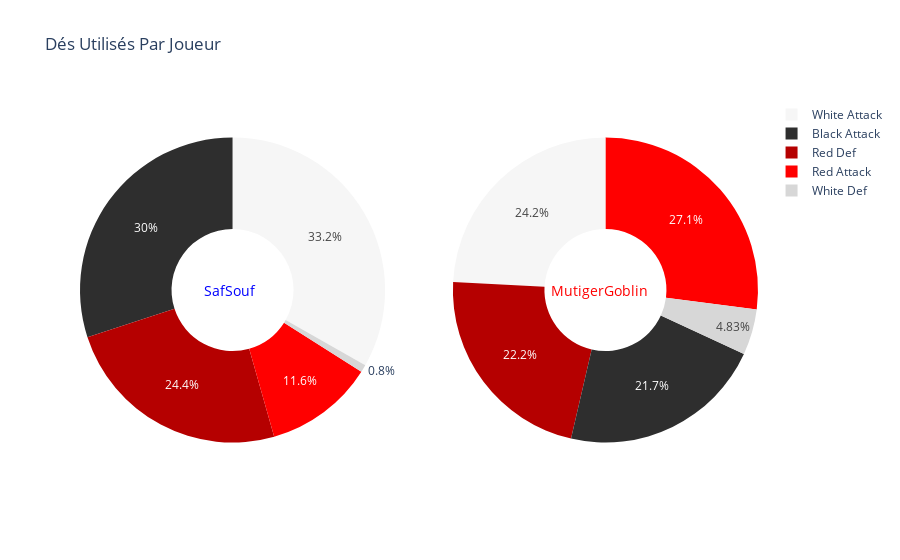

The notebook cell saved with this chart:
### Code cell
labelsFirtPie = ["Red Attack","Black Attack","White Attack","Red Def","White Def"]
labelsSecondPie = ["Red Attack","Black Attack","White Attack","Red Def","White Def"]
valueFirstPie = [numberDiceBlueRedAttLaunched,numberDiceBlueBlackAttLaunched,numberDiceBlueWhiteAttLaunched,numberDiceBlueRedDefLaunched,numberDiceBlueWhiteDefLaunched]
valueSecondPie = [numberDiceRedRedAttLaunched,numberDiceRedBlackAttLaunched,numberDiceRedWhiteAttLaunched,numberDiceRedRedDefLaunched,numberDiceRedWhiteDefLaunched]
color = ["#FF0000","2E2E2E","F6F6F6","B50000","D7D7D7"]

pie_chart(labelsFirtPie,labelsSecondPie,valueFirstPie,valueSecondPie,color,color, title = "Dés Utilisés Par Joueur",colorFirstPieText="blue",colorSecondPieText="red")

### Figure 1 — Plotly figure (JSON) as saved in the notebook; plotly's stock layout.template omitted (floating-point values rounded to 4 significant figures)
{"data": [{"domain": {"x": [0, 0.45], "y": [0, 1]}, "hole": 0.4, "hoverinfo": "label+name+value", "labels": ["Red Attack", "Black Attack", "White Attack", "Red Def", "White Def"], "marker": {"colors": ["#FF0000", "2E2E2E", "F6F6F6", "B50000", "D7D7D7"]}, "name": "Dice Used", "type": "pie", "values": [29, 75, 83, 61, 2]}, {"domain": {"x": [0.55, 1], "y": [0, 1]}, "hole": 0.4, "hoverinfo": "label+name+value", "labels": ["Red Attack", "Black Attack", "White Attack", "Red Def", "White Def"], "marker": {"colors": ["#FF0000", "2E2E2E", "F6F6F6", "B50000", "D7D7D7"]}, "name": "Dice Used", "type": "pie", "values": [56, 45, 50, 46, 10]}], "layout": {"annotations": [{"font": {"color": "blue", "size": 14}, "showarrow": false, "text": "SafSouf", "x": 0.18, "y": 0.5}, {"font": {"color": "red", "size": 14}, "showarrow": false, "text": "MutigerGoblin", "x": 0.84, "y": 0.5}], "title": {"text": "Dés Utilisés Par Joueur"}}}
